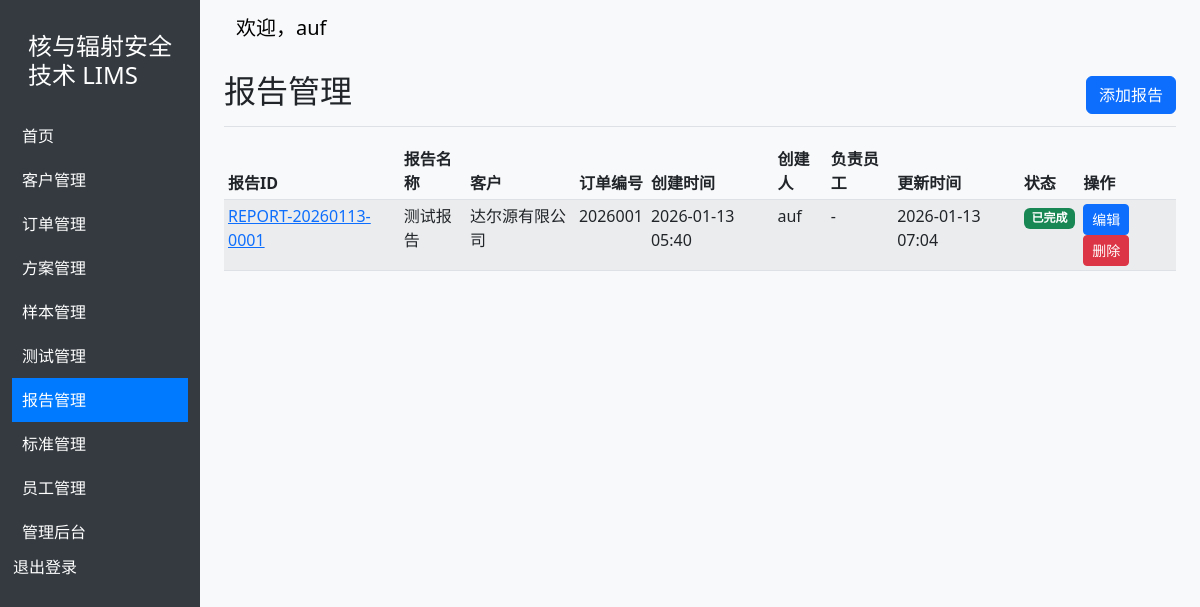
The app's page /reports/ (signed in) with its own data.
### core/models.py (models this page shows, shortened)
class Report(models.Model):
    STATUS_CHOICES = [
        ('pending', '报告编制'),
        ('in_progress', '报告审核'),
        ('completed', '报告签发'),
        ('cancelled', '报告作废'),
    ]
    project_order = models.ForeignKey(Project_Order, on_delete=models.CASCADE, null=True, blank=True, verbose_name='关联的方案')
    report_id = models.CharField(max_length=50, unique=True, verbose_name='报告编号')
    name = models.CharField(max_length=255, verbose_name='报告名称')
    description = models.TextField(blank=True, verbose_name='报告描述')
    client = models.ForeignKey(Client, on_delete=models.CASCADE, verbose_name='客户')
    order = models.ForeignKey(Order, on_delete=models.CASCADE, verbose_name='订单')
    status = models.CharField(max_length=20, choices=STATUS_CHOICES, default='pending', verbose_name='报告状态')
    created_by = models.ForeignKey(User, on_delete=models.SET_NULL, null=True, related_name='created_reports', verbose_name='创建人')
    created_at = models.DateTimeField(auto_now_add=True, verbose_name='创建时间')
    updated_at = models.DateTimeField(auto_now=True, verbose_name='更新时间')
    staff = models.ManyToManyField(Staff, verbose_name='员工', related_name='assigned_reports')
    samples = models.ManyToManyField(Sample, verbose_name='样品')
    test_types = models.ManyToManyField(Standard, verbose_name='测试类型', related_name='report_test_types')
    standards = models.ManyToManyField(Standard, verbose_name='标准', related_name='report_standards')
    class Meta:
        verbose_name = '报告'
        verbose_name_plural = '报告'
        permissions = (
            ('can_approve_report', '可以审核报告'),
            ('can_sign_report', '可以签发报告'),
            ('can_reject_report', '可以拒绝报告'),
        )

class Client(models.Model):
    name = models.CharField(max_length=255, verbose_name='客户名称')
    contact_person = models.CharField(max_length=255, verbose_name='联系人')
    email = models.EmailField(verbose_name='电子邮件')
    phone = models.CharField(max_length=20, verbose_name='电话')
    address = models.TextField(verbose_name='地址')
    created_by = models.ForeignKey(User, on_delete=models.SET_NULL, null=True, verbose_name='创建人')
    created_at = models.DateTimeField(auto_now_add=True, verbose_name='创建时间')
    updated_at = models.DateTimeField(auto_now=True, verbose_name='更新时间')
    class Meta:
        verbose_name = '客户'
        verbose_name_plural = '客户'

class Order(models.Model):
    STATUS_CHOICES = [
        ('pending', '待处理'),
        ('in_progress', '处理中'),
        ('completed', '已完成'),
        ('cancelled', '已取消'),
    ]
    order_id = models.CharField(max_length=50, unique=True, null=True, blank=True, verbose_name='订单编号')
    name = models.CharField(max_length=255, verbose_name='订单名称')
    description = models.TextField(blank=True, verbose_name='订单描述')
    client = models.ForeignKey(Client, on_delete=models.CASCADE, verbose_name='客户')
    status = models.CharField(max_length=20, choices=STATUS_CHOICES, default='pending', verbose_name='订单状态')
    created_by = models.ForeignKey(User, on_delete=models.SET_NULL, null=True, verbose_name='创建人')
    created_at = models.DateTimeField(auto_now_add=True, verbose_name='创建时间')
    updated_at = models.DateTimeField(auto_now=True, verbose_name='更新时间')
    class Meta:
        verbose_name = '订单'
        verbose_name_plural = '订单'

### core/views.py (the view)
# urls.py: path('reports/', views.report_list, name='report_list'),
@login_required
def report_list(request):
    reports = Report.objects.all()
    return render(request, 'core/report.html', {'reports': reports})

### core/templates/core/report.html (shortened to what this page needs)
{% extends 'core/base.html' %}
{% block content %}
    <div class="d-flex justify-content-between flex-wrap flex-md-nowrap align-items-center pt-3 pb-2 mb-3 border-bottom">
        <h1 class="h2">报告管理</h1>
        <div class="btn-toolbar mb-2 mb-md-0">
            <a href="/admin/core/report/add/" class="btn btn-primary">
                添加报告
            </a>
        </div>
    </div>
    <div class="table-responsive">
        <table class="table table-striped table-sm">
            <thead>
                <tr>
                    <th>报告ID</th>
                    <th>报告名称</th>
                    <th>客户</th>
                    <th>订单编号</th>
                    <th>创建时间</th>
                    <th>创建人</th>
                    <th>负责员工</th>
                    <th>更新时间</th>
                    <th>状态</th>
                    <th>操作</th>
                </tr>
            </thead>
            <tbody>
                {% for report in reports %}
                <tr>
                    <td><a href="{% url 'report_detail' report.id %}">{{ report.report_id }}</a></td>
                    <td>{{ report.name }}</td>
                    <td>{{ report.client.name }}</td>
                    <td>{{ report.order.order_id|default:"-" }}</td>
                    <td>{{ report.created_at|date:"Y-m-d H:i" }}</td>
                    <td>{{ report.created_by.username|default:"-" }}</td>
                    <td>
                        {% for staff in report.staff.all %}
                            {% if forloop.first %}
                                {{ staff.name }}
                            {% else %}
                                , {{ staff.name }}
                            {% endif %}
                        {% empty %}
                            -
                        {% endfor %}
                    </td>
                    <td>{{ report.updated_at|date:"Y-m-d H:i" }}</td>
                    <td>
                        {% if report.status == 'pending' %}
                            <span class="badge bg-warning">待处理</span>
                        {% elif report.status == 'in_progress' %}
                            <span class="badge bg-info">处理中</span>
                        {% elif report.status == 'completed' %}
                            <span class="badge bg-success">已完成</span>
                        {% elif report.status == 'cancelled' %}
                            <span class="badge bg-danger">已取消</span>
                        {% endif %}
                    </td>
                    <td>
                        <a href="/admin/core/report/{{ report.id }}/change/" class="btn btn-sm btn-primary">编辑</a>
                        <form action="{% url 'report_delete' report.id %}" method="POST" style="display: inline;">
                            <button type="submit" class="btn btn-sm btn-danger" onclick="return confirm('确定要删除这个报告吗？');">删除</button>
                        </form>
                    </td>
                </tr>
                {% endfor %}
            </tbody>
        </table>
    </div>
{% endblock %}

### core/templates/core/base.html (shortened to what this page needs)
<!DOCTYPE html>
<html lang="zh-CN">
<head>
    {% load static %}
    <link rel="stylesheet" href="{% static 'css/bootstrap.min.css' %}">
</head>
<body>
    <div class="container-fluid">
        <div class="row">
            {% if user.is_authenticated %}
            <nav class="col-md-3 col-lg-2 d-md-block sidebar">
                <div class="position-sticky pt-3">
                    <h4 class="text-white p-3">核与辐射安全技术 LIMS</h4>
                    <ul class="nav flex-column">
                        <li class="nav-item">
                            <a class="nav-link {% if request.path == '/' %}active{% endif %}" href="{% url 'home' %}">
                                首页
                            </a>
                        </li>
                        <li class="nav-item">
                            <a class="nav-link {% if request.path == '/clients/' %}active{% endif %}" href="{% url 'client_list' %}">
                                客户管理
                            </a>
                        </li>
                        <li class="nav-item">
                            <a class="nav-link {% if request.path == '/orders/' %}active{% endif %}" href="{% url 'order_list' %}">
                                订单管理
                            </a>
                        </li>
                        <li class="nav-item">
                            <a class="nav-link {% if request.path == '/project_orders/' or '/project_orders/' in request.path %}active{% endif %}" href="{% url 'project_order_list' %}">
                                方案管理
                            </a>
                        </li>
                        <li class="nav-item">
                            <a class="nav-link {% if request.path == '/samples/' %}active{% endif %}" href="{% url 'sample_list' %}">
                                样本管理
                            </a>
                        </li>
                        <li class="nav-item">
                            <a class="nav-link {% if request.path == '/tests/' %}active{% endif %}" href="{% url 'test_list' %}">
                                测试管理
                            </a>
                        </li>
                        <li class="nav-item">
                            <a class="nav-link {% if request.path == '/reports/' %}active{% endif %}" href="{% url 'report_list' %}">
                                报告管理
                            </a>
                        </li>
                        <li class="nav-item">
                            <a class="nav-link {% if request.path == '/standards/' %}active{% endif %}" href="{% url 'standard_list' %}">
                                标准管理
                            </a>
                        </li>
                        <li class="nav-item">
                            <a class="nav-link {% if request.path == '/staff/' %}active{% endif %}" href="/staff/">
                                员工管理
                            </a>
                        </li>
                        {% if user.is_staff %}
                        <li class="nav-item">
                            <a class="nav-link" href="/admin/">
                                管理后台
                            </a>
                        </li>
                        {% endif %}
                        <li class="nav-item">
                            <form method="post" action="{% url 'logout' %}">
                                <button type="submit" class="nav-link btn btn-link text-white p-0">退出登录</button>
                            </form>
                        </li>
                    </ul>
                </div>
            </nav>
            {% endif %}
            <main class="col-md-9 ms-sm-auto col-lg-10 px-md-4">
                {% if user.is_authenticated %}
                <nav class="navbar navbar-expand-lg navbar-light bg-light">
                    <div class="container-fluid">
                        <div class="navbar-brand">欢迎，{{ user.username }}</div>
                    </div>
                </nav>
                {% endif %}
                {% block content %}
                {% endblock %}
            </main>
        </div>
    </div>
</body>
</html>

### core/templates/core/base.html (style rules this page uses)
body { background-color: #f8f9fa; }
.sidebar { min-height: 100vh; background-color: #343a40; }
.sidebar a { color: white; text-decoration: none; display: block; padding: 10px; }
.sidebar .active { background-color: #007bff; }

### records on screen
Report: report_id "REPORT-20260113-0001", name "测试报告", client.name "达尔源有限公司", order.order_id "2026001", created_at "2026-01-13 05:40", created_by.username "auf", updated_at "2026-01-13 07:04", status "已完成"

### other values on screen
{{ user.username }} "auf"
